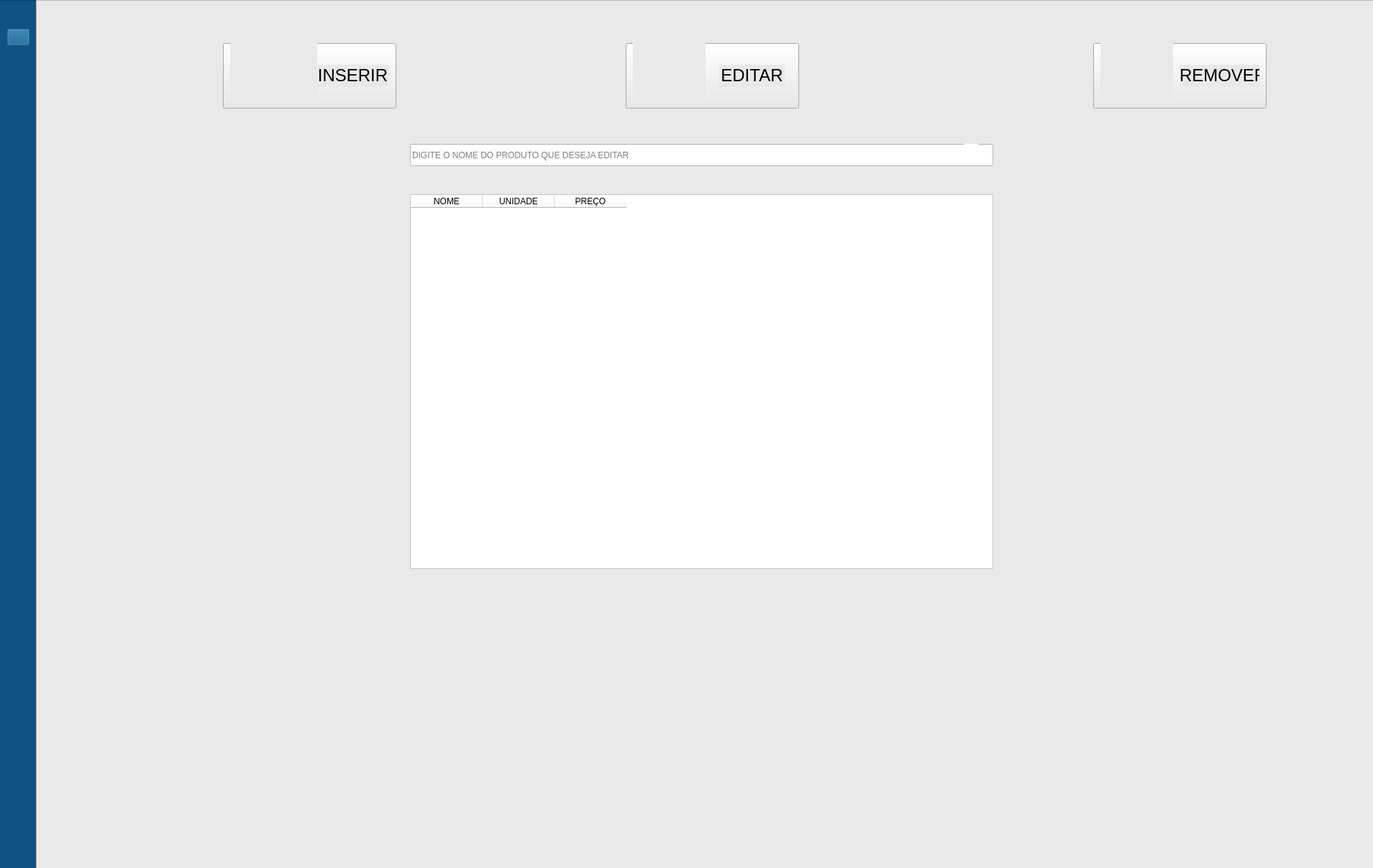
<?xml version="1.0" encoding="UTF-8"?>
<ui version="4.0">
 <class>Dialog</class>
 <widget class="QDialog" name="Dialog">
  <property name="geometry">
   <rect>
    <x>0</x>
    <y>0</y>
    <width>1909</width>
    <height>1207</height>
   </rect>
  </property>
  <property name="windowTitle">
   <string>Dialog</string>
  </property>
  <property name="whatsThis">
   <string>&lt;html&gt;&lt;head/&gt;&lt;body&gt;&lt;p&gt;&lt;img src=&quot;:/IMG/delete_399290.png&quot;/&gt;&lt;/p&gt;&lt;/body&gt;&lt;/html&gt;</string>
  </property>
  <widget class="QFrame" name="frame">
   <property name="geometry">
    <rect>
     <x>-30</x>
     <y>0</y>
     <width>81</width>
     <height>1211</height>
    </rect>
   </property>
   <property name="styleSheet">
    <string notr="true">background-color: rgb(14, 83, 132);
border-color: rgb(0, 0, 0);</string>
   </property>
   <property name="frameShape">
    <enum>QFrame::StyledPanel</enum>
   </property>
   <property name="frameShadow">
    <enum>QFrame::Raised</enum>
   </property>
   <widget class="QPushButton" name="pushButton_2">
    <property name="geometry">
     <rect>
      <x>40</x>
      <y>40</y>
      <width>31</width>
      <height>23</height>
     </rect>
    </property>
    <property name="styleSheet">
     <string notr="true">image: url(:/IMG/21797173-seta-esquerda-icone-isolado-em-branco-fundo-vetor (1).jpg);</string>
    </property>
    <property name="text">
     <string/>
    </property>
   </widget>
  </widget>
  <widget class="QFrame" name="frame_3">
   <property name="geometry">
    <rect>
     <x>50</x>
     <y>0</y>
     <width>1861</width>
     <height>1211</height>
    </rect>
   </property>
   <property name="styleSheet">
    <string notr="true">background-color: rgb(233, 233, 233);</string>
   </property>
   <property name="frameShape">
    <enum>QFrame::StyledPanel</enum>
   </property>
   <property name="frameShadow">
    <enum>QFrame::Raised</enum>
   </property>
   <widget class="QPushButton" name="pushButton_5">
    <property name="geometry">
     <rect>
      <x>1470</x>
      <y>60</y>
      <width>241</width>
      <height>91</height>
     </rect>
    </property>
    <property name="styleSheet">
     <string notr="true"/>
    </property>
    <property name="text">
     <string/>
    </property>
   </widget>
   <widget class="QPushButton" name="pushButton_6">
    <property name="geometry">
     <rect>
      <x>820</x>
      <y>60</y>
      <width>241</width>
      <height>91</height>
     </rect>
    </property>
    <property name="styleSheet">
     <string notr="true"/>
    </property>
    <property name="text">
     <string/>
    </property>
   </widget>
   <widget class="QPushButton" name="pushButton_7">
    <property name="geometry">
     <rect>
      <x>260</x>
      <y>60</y>
      <width>241</width>
      <height>91</height>
     </rect>
    </property>
    <property name="styleSheet">
     <string notr="true"/>
    </property>
    <property name="text">
     <string/>
    </property>
   </widget>
   <widget class="QLabel" name="label_6">
    <property name="geometry">
     <rect>
      <x>830</x>
      <y>40</y>
      <width>101</width>
      <height>101</height>
     </rect>
    </property>
    <property name="styleSheet">
     <string notr="true">image: url(:/IMG/write.png);</string>
    </property>
    <property name="text">
     <string/>
    </property>
   </widget>
   <widget class="QLabel" name="label_8">
    <property name="geometry">
     <rect>
      <x>1480</x>
      <y>40</y>
      <width>101</width>
      <height>101</height>
     </rect>
    </property>
    <property name="styleSheet">
     <string notr="true">image: url(:/IMG/square_14034319.png);</string>
    </property>
    <property name="text">
     <string/>
    </property>
   </widget>
   <widget class="QLabel" name="label_5">
    <property name="geometry">
     <rect>
      <x>1590</x>
      <y>90</y>
      <width>111</width>
      <height>31</height>
     </rect>
    </property>
    <property name="text">
     <string>&lt;html&gt;&lt;head/&gt;&lt;body&gt;&lt;p align=&quot;center&quot;&gt;&lt;span style=&quot; font-size:18pt;&quot;&gt;REMOVER&lt;/span&gt;&lt;/p&gt;&lt;/body&gt;&lt;/html&gt;</string>
    </property>
   </widget>
   <widget class="QLabel" name="label_9">
    <property name="geometry">
     <rect>
      <x>950</x>
      <y>90</y>
      <width>91</width>
      <height>31</height>
     </rect>
    </property>
    <property name="text">
     <string>&lt;html&gt;&lt;head/&gt;&lt;body&gt;&lt;p align=&quot;center&quot;&gt;&lt;span style=&quot; font-size:18pt;&quot;&gt;EDITAR&lt;/span&gt;&lt;/p&gt;&lt;/body&gt;&lt;/html&gt;</string>
    </property>
   </widget>
   <widget class="QTableWidget" name="tableWidget">
    <property name="geometry">
     <rect>
      <x>520</x>
      <y>270</y>
      <width>811</width>
      <height>521</height>
     </rect>
    </property>
    <property name="styleSheet">
     <string notr="true">background-color: rgb(255, 255, 255);</string>
    </property>
    <column>
     <property name="text">
      <string>NOME</string>
     </property>
     <property name="textAlignment">
      <set>AlignCenter</set>
     </property>
    </column>
    <column>
     <property name="text">
      <string>UNIDADE</string>
     </property>
     <property name="toolTip">
      <string/>
     </property>
     <property name="textAlignment">
      <set>AlignCenter</set>
     </property>
    </column>
    <column>
     <property name="text">
      <string>PREÇO</string>
     </property>
     <property name="textAlignment">
      <set>AlignCenter</set>
     </property>
    </column>
   </widget>
   <widget class="QLineEdit" name="lineEdit">
    <property name="geometry">
     <rect>
      <x>520</x>
      <y>200</y>
      <width>811</width>
      <height>31</height>
     </rect>
    </property>
    <property name="styleSheet">
     <string notr="true">background-color: rgb(255, 255, 255);</string>
    </property>
    <property name="placeholderText">
     <string>DIGITE O NOME DO PRODUTO QUE DESEJA EDITAR</string>
    </property>
   </widget>
   <widget class="QLabel" name="label_10">
    <property name="geometry">
     <rect>
      <x>1290</x>
      <y>200</y>
      <width>20</width>
      <height>21</height>
     </rect>
    </property>
    <property name="styleSheet">
     <string notr="true">image: url(:/IMG/search.png);
background-color: rgb(255, 255, 255);</string>
    </property>
    <property name="text">
     <string/>
    </property>
   </widget>
   <widget class="QLabel" name="label_4">
    <property name="geometry">
     <rect>
      <x>270</x>
      <y>30</y>
      <width>121</width>
      <height>111</height>
     </rect>
    </property>
    <property name="styleSheet">
     <string notr="true">image: url(:/IMG/check_15526414.png);</string>
    </property>
    <property name="text">
     <string/>
    </property>
   </widget>
   <widget class="QLabel" name="label_7">
    <property name="geometry">
     <rect>
      <x>390</x>
      <y>90</y>
      <width>101</width>
      <height>31</height>
     </rect>
    </property>
    <property name="text">
     <string>&lt;html&gt;&lt;head/&gt;&lt;body&gt;&lt;p align=&quot;center&quot;&gt;&lt;span style=&quot; font-size:18pt;&quot;&gt;INSERIR&lt;/span&gt;&lt;/p&gt;&lt;/body&gt;&lt;/html&gt;</string>
    </property>
   </widget>
  </widget>
 </widget>
 <resources>
  <include location="../PROJETOS1/IMG.qrc"/>
 </resources>
 <connections/>
</ui>
